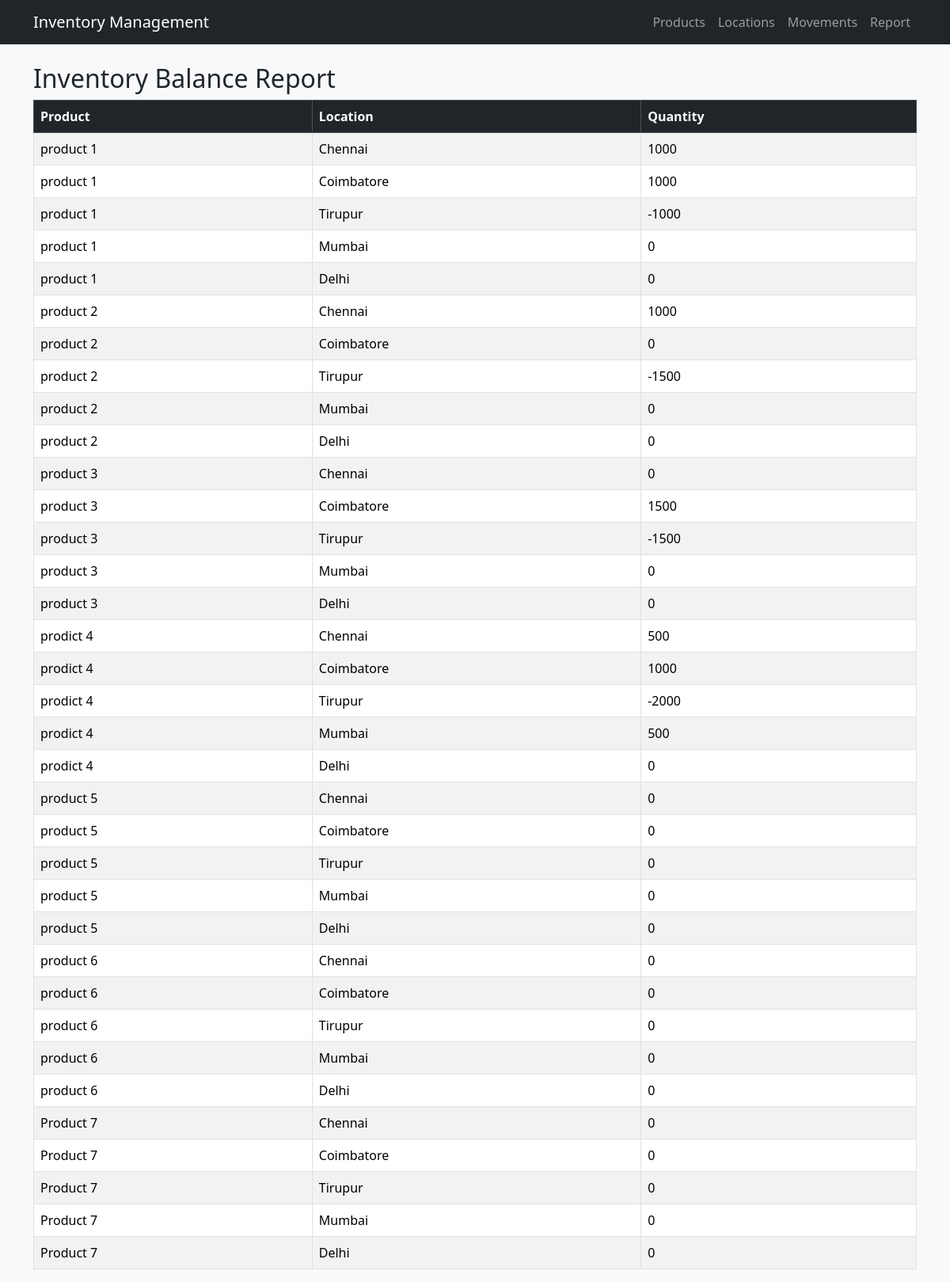
The page / on the database its author committed.
### app.py (models this page shows)
class Product(db.Model):
    product_id = db.Column(db.String(50), primary_key=True)
    name = db.Column(db.String(100), nullable=False)

class Location(db.Model):
    location_id = db.Column(db.String(50), primary_key=True)
    name = db.Column(db.String(100), nullable=False)

### app.py (the view)
@app.route('/')
def report():
    products = Product.query.all()
    locations = Location.query.all()
    balance = []
    for product in products:
        for location in locations:
            in_qty = db.session.query(db.func.sum(ProductMovement.qty)).filter(
                ProductMovement.product_id == product.product_id,
                ProductMovement.to_location_id == location.location_id
            ).scalar() or 0
            out_qty = db.session.query(db.func.sum(ProductMovement.qty)).filter(
                ProductMovement.product_id == product.product_id,
                ProductMovement.from_location_id == location.location_id
            ).scalar() or 0
            balance.append({
                'product': product.name,
                'location': location.name,
                'qty': in_qty - out_qty
            })
    return render_template('report.html', balance=balance)

### templates/report.html
{% extends "base.html" %}
{% block content %}
<h2>Inventory Balance Report</h2>
<table class="table table-bordered table-striped">
    <thead class="table-dark">
        <tr>
            <th>Product</th>
            <th>Location</th>
            <th>Quantity</th>
        </tr>
    </thead>
    <tbody>
        {% for row in balance %}
        <tr>
            <td>{{ row.product }}</td>
            <td>{{ row.location }}</td>
            <td>{{ row.qty }}</td>
        </tr>
        {% endfor %}
    </tbody>
</table>
{% endblock %}

### rows shown on the page
Product: product "product 1" "product 1" "product 1" "product 1" "product 1"
Location: location "Chennai" "Chennai" "Chennai" "Chennai" "Chennai" "Chennai" "Chennai"
Location: location "Coimbatore" "Coimbatore" "Coimbatore" "Coimbatore" "Coimbatore" "Coimbatore" "Coimbatore"
Location: location "Tirupur" "Tirupur" "Tirupur" "Tirupur" "Tirupur" "Tirupur" "Tirupur"
Location: location "Mumbai" "Mumbai" "Mumbai" "Mumbai" "Mumbai" "Mumbai" "Mumbai"
Location: location "Delhi" "Delhi" "Delhi" "Delhi" "Delhi" "Delhi" "Delhi"
Product: product "product 2" "product 2" "product 2" "product 2" "product 2"
Product: product "product 3" "product 3" "product 3" "product 3" "product 3"
Product: product "prodict 4" "prodict 4" "prodict 4" "prodict 4" "prodict 4"
Product: product "product 5" "product 5" "product 5" "product 5" "product 5"
Product: product "product 6" "product 6" "product 6" "product 6" "product 6"
Product: product "Product 7" "Product 7" "Product 7" "Product 7" "Product 7"

### other values the page prints
{{ row.qty }} "1000" "1000" "-1000" "0" "0" "1000" "0" "-1500" "0" "0" "0" "1500" "-1500" "0" "0" "500" "1000" "-2000" "500" "0" "0" "0" "0" "0" "0" "0" "0" "0" "0" "0" "0" "0" "0" "0" "0"
